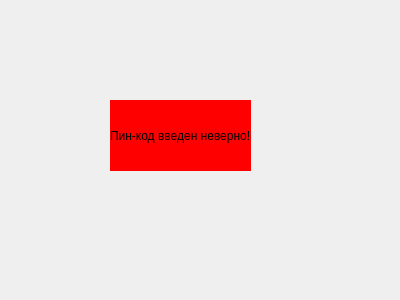
<?xml version="1.0" encoding="UTF-8"?>
<ui version="4.0">
 <class>WrongAccess</class>
 <widget class="QDialog" name="WrongAccess">
  <property name="geometry">
   <rect>
    <x>0</x>
    <y>0</y>
    <width>400</width>
    <height>300</height>
   </rect>
  </property>
  <property name="windowTitle">
   <string>Dialog</string>
  </property>
  <widget class="QLabel" name="label">
   <property name="geometry">
    <rect>
     <x>110</x>
     <y>100</y>
     <width>141</width>
     <height>71</height>
    </rect>
   </property>
   <property name="styleSheet">
    <string notr="true">background:red;
</string>
   </property>
   <property name="text">
    <string>Пин-код введен неверно!</string>
   </property>
  </widget>
 </widget>
 <resources/>
 <connections/>
</ui>
